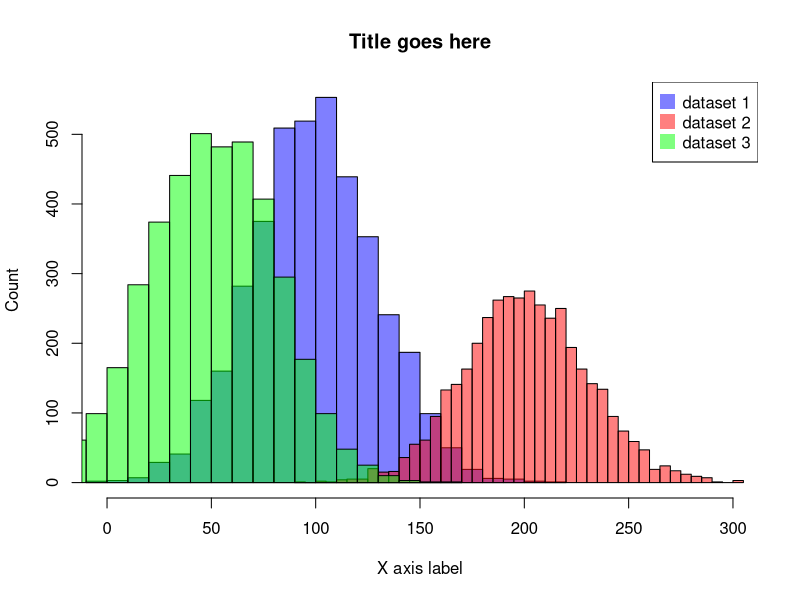
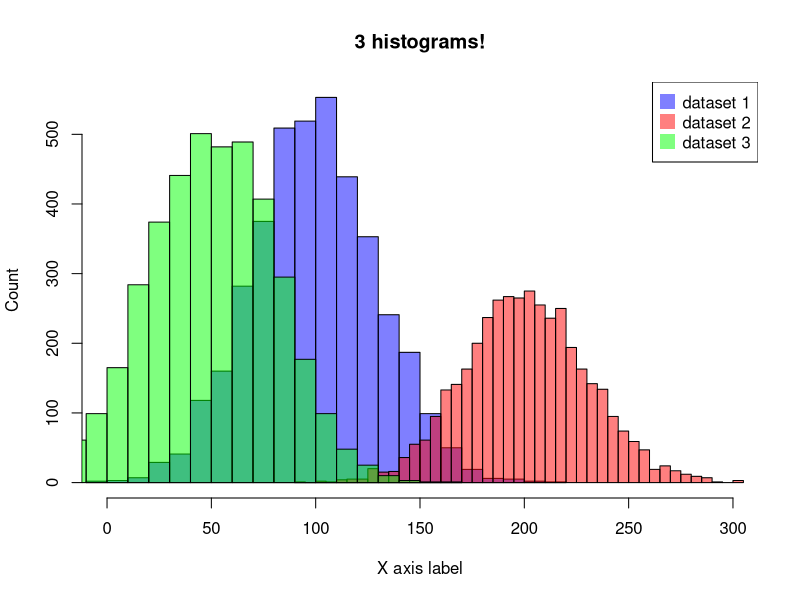

Generate these figures, in order, with R:
# create some fake data
dataset1<-rnorm(4000, 100 ,30)
dataset2<-rnorm(4000, 200 ,30)
dataset3<-rnorm(4000, 50,30)

# function to plot several histograms on top of each other
plotMultiHist <- function(myLabels, myColours, ...,  myTitle="Title goes here", xLabel="X axis label"){
  # get distributions to be plotted
  args <- list(...)
  
  # plot each distribution
  for(i in 1:length(args)){
    # if first, use as base
    if(i==1){
      hist(
        args[[i]], 
        breaks=30, 
        xlim=c(0,300), 
        col=myColours[i], 
        xlab=xLabel, 
        ylab="Count",
        main=myTitle
      )
    }
    # if additional, add
    else{
      hist(
        args[[i]], 
        breaks=30, 
        xlim=c(0,300), 
        col=myColours[i], 
        add=T
      )
    }
  }
  
  # add the legend
  legend(
    "topright",
    legend=myLabels, 
    col=myColours, 
    pt.cex=2,
    pch=15
  )
}

# example usage
plotMultiHist(
  myLabels = c("dataset 1", "dataset 2", "dataset 3"),
  myColours = c(rgb(0,0,1,0.5), rgb(1,0,0,0.5), rgb(0,1,0,0.5)),
  dataset1, dataset2, dataset3
)

# example with optional title adding
plotMultiHist(
  myLabels = c("dataset 1", "dataset 2", "dataset 3"),
  myColours = c(rgb(0,0,1,0.5), rgb(1,0,0,0.5), rgb(0,1,0,0.5)),
  myTitle = "3 histograms!",
  dataset1, dataset2, dataset3
)
